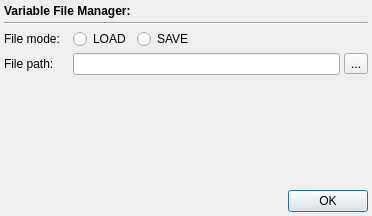
<?xml version="1.0" encoding="UTF-8"?>
<ui version="4.0">
 <class>FileManagerWidget</class>
 <widget class="QWidget" name="FileManagerWidget">
  <property name="geometry">
   <rect>
    <x>0</x>
    <y>0</y>
    <width>372</width>
    <height>216</height>
   </rect>
  </property>
  <property name="sizePolicy">
   <sizepolicy hsizetype="Preferred" vsizetype="Preferred">
    <horstretch>0</horstretch>
    <verstretch>0</verstretch>
   </sizepolicy>
  </property>
  <property name="minimumSize">
   <size>
    <width>350</width>
    <height>0</height>
   </size>
  </property>
  <property name="windowTitle">
   <string>Form</string>
  </property>
  <layout class="QVBoxLayout" name="verticalLayout">
   <property name="spacing">
    <number>4</number>
   </property>
   <property name="sizeConstraint">
    <enum>QLayout::SetDefaultConstraint</enum>
   </property>
   <property name="margin">
    <number>4</number>
   </property>
   <item>
    <widget class="QLabel" name="headingLabel">
     <property name="text">
      <string>&lt;html&gt;&lt;head/&gt;&lt;body&gt;&lt;p&gt;&lt;span style=&quot; font-weight:600;&quot;&gt;Variable File Manager:&lt;/span&gt;&lt;/p&gt;&lt;/body&gt;&lt;/html&gt;</string>
     </property>
     <property name="textFormat">
      <enum>Qt::RichText</enum>
     </property>
    </widget>
   </item>
   <item>
    <widget class="Line" name="line">
     <property name="orientation">
      <enum>Qt::Horizontal</enum>
     </property>
    </widget>
   </item>
   <item>
    <layout class="QHBoxLayout" name="horizontalLayout">
     <item>
      <widget class="QLabel" name="label_3">
       <property name="minimumSize">
        <size>
         <width>65</width>
         <height>0</height>
        </size>
       </property>
       <property name="text">
        <string>File mode: </string>
       </property>
      </widget>
     </item>
     <item>
      <widget class="QRadioButton" name="loadButton">
       <property name="minimumSize">
        <size>
         <width>60</width>
         <height>0</height>
        </size>
       </property>
       <property name="text">
        <string>LOAD</string>
       </property>
       <attribute name="buttonGroup">
        <string notr="true">modeButtonGroup</string>
       </attribute>
      </widget>
     </item>
     <item>
      <widget class="QRadioButton" name="saveButton">
       <property name="minimumSize">
        <size>
         <width>60</width>
         <height>0</height>
        </size>
       </property>
       <property name="text">
        <string>SAVE</string>
       </property>
       <attribute name="buttonGroup">
        <string notr="true">modeButtonGroup</string>
       </attribute>
      </widget>
     </item>
     <item>
      <spacer name="horizontalSpacer">
       <property name="orientation">
        <enum>Qt::Horizontal</enum>
       </property>
       <property name="sizeHint" stdset="0">
        <size>
         <width>40</width>
         <height>20</height>
        </size>
       </property>
      </spacer>
     </item>
    </layout>
   </item>
   <item>
    <layout class="QHBoxLayout" name="horizontalLayout_2">
     <item>
      <widget class="QLabel" name="label_2">
       <property name="minimumSize">
        <size>
         <width>65</width>
         <height>0</height>
        </size>
       </property>
       <property name="text">
        <string>File path: </string>
       </property>
      </widget>
     </item>
     <item>
      <widget class="QLineEdit" name="pathEdit"/>
     </item>
     <item>
      <widget class="QToolButton" name="getPathButton">
       <property name="text">
        <string>...</string>
       </property>
      </widget>
     </item>
    </layout>
   </item>
   <item>
    <spacer name="verticalSpacer">
     <property name="orientation">
      <enum>Qt::Vertical</enum>
     </property>
     <property name="sizeHint" stdset="0">
      <size>
       <width>20</width>
       <height>80</height>
      </size>
     </property>
    </spacer>
   </item>
   <item>
    <widget class="QDialogButtonBox" name="buttonBox">
     <property name="standardButtons">
      <set>QDialogButtonBox::Ok</set>
     </property>
    </widget>
   </item>
  </layout>
  <zorder>buttonBox</zorder>
  <zorder>line</zorder>
  <zorder>headingLabel</zorder>
 </widget>
 <resources/>
 <connections/>
 <buttongroups>
  <buttongroup name="modeButtonGroup"/>
 </buttongroups>
</ui>
